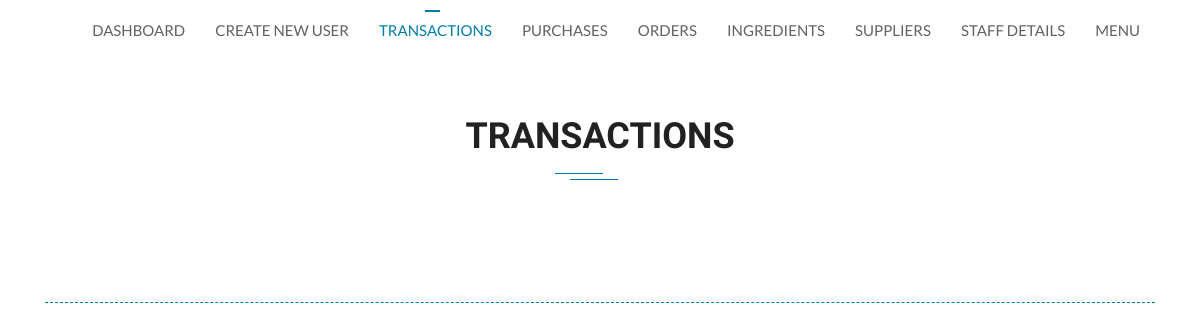
Page /transactions.php on the earlier database version.
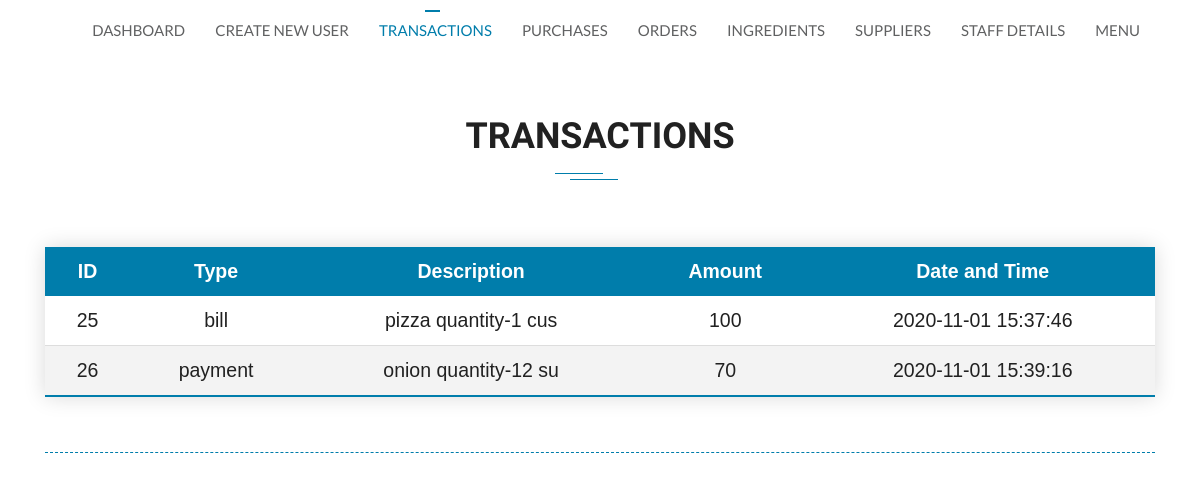
Same page on the later database version.
### tables this page shows
CREATE TABLE `transaction` (
  `t_id` int(11) NOT NULL,
  `t_type` varchar(10) DEFAULT NULL,
  `t_description` varchar(20) DEFAULT NULL,
  `t_amount` int(10) DEFAULT NULL,
  `t_timestamp` timestamp NOT NULL DEFAULT current_timestamp()
);

### transactions.php (the view, shortened to what this page needs)
<?php
include_once ('root.php')
?>
<!DOCTYPE html>
<html lang="en">
    <head>
        <link rel="stylesheet" type="text/css" href="assets/css/bootstrap.min.css">
        <link rel="stylesheet" type="text/css" href="assets/fonts/line-icons.css">
        <link rel="stylesheet" type="text/css" href="assets/css/slicknav.css">
        <link rel="stylesheet" type="text/css" href="assets/css/nivo-lightbox.css">
        <link rel="stylesheet" type="text/css" href="assets/css/animate.css">
        <link rel="stylesheet" type="text/css" href="assets/css/main.css">
        <link rel="stylesheet" type="text/css" href="assets/css/responsive.css">
        <link rel="stylesheet" href="https://cdnjs.cloudflare.com/ajax/libs/font-awesome/4.7.0/css/font-awesome.min.css">
        <link rel="stylesheet" href="https://cdnjs.cloudflare.com/ajax/libs/font-awesome/4.7.0/css/font-awesome.min.css">
    </head>
    <body>
    <header id="header-wrap">
      <nav class="navbar navbar-expand-lg fixed-top scrolling-navbar">
        <div class="container">
          <div class="collapse navbar-collapse" id="main-navbar">
            <ul class="navbar-nav mr-auto w-100 justify-content-end">
              <li class="nav-item">
                <a class="nav-link" href="dashboard.php">Dashboard</a>
              </li>
              <li class="nav-item">
                <a class="nav-link" href="new-user.php">Create new user</a>
              </li>
              <li class="nav-item active">
                <a class="nav-link" href="transactions.php">Transactions</a>
              </li>
              <li class="nav-item">
                <a class="nav-link" href="purchases.php">Purchases</a>
              </li>
              <li class="nav-item">
                <a class="nav-link" href="orders.php">Orders</a>
              </li>
              <li class="nav-item">
                <a class="nav-link" href="ingredients.php">Ingredients</a>
              </li>
              <li class="nav-item">
                <a class="nav-link" href="suppliers.php">Suppliers</a>
              </li>
              <li class="nav-item">
                <a class="nav-link" href="staff.php">Staff details</a>
              </li>
              <li class="nav-item">
                <a class="nav-link" href="menu.php">Menu</a>
              </li>
            </ul>
          </div>
        </div>
      </nav>
    </header>
        <br /><br />
        <section class="section-padding">
            <div class="container">
                <div class="section-title-header text-center">
                    <h1 class="section-title wow fadeInUp" data-wow-delay="0.2s">
                      Transactions
                    </h1>
                </div></br>
            </div>
            <div class="container">
              <table style="width: 100%;" id="transactions" class="styled-table">
                <?php
                $sql2 = "SELECT * FROM transaction";
                if($result = mysqli_query($link,$sql2)){
                    if(mysqli_num_rows($result) > 0){
                ?>
                <thead>
                <tr>
                  <th>ID</th>
                  <th>Type</th>
                  <th>Description</th>
                  <th>Amount</th>
                  <th>Date and Time</th>
                </tr>
                </thead>
                <?php
                      while($row = mysqli_fetch_array($result)){
                        $dname = $row['t_id'];
                        $ddesc = $row['t_type'];
                        $dtype = $row['t_description'];
                        $dprice = $row['t_amount'];
                        $datetime = $row['t_timestamp']
                ?>
                <tr>
                    <td><?php echo $dname; ?></td>
                    <td><?php echo $ddesc; ?></td>
                    <td><?php echo $dtype; ?></td>
                    <td><?php echo $dprice; ?></td>
                    <td><?php echo $datetime; ?></td>
                </tr>
                <?php
                        }
                    }
                }
                ?>
              </table>
              <div class="container-fluid br-line"></div>
            </div>
          </section>
    </body>
  </html>

### assets/css/main.css (style rules this page uses)
html { overflow-x: hidden; }
body { background: #fff; font-size: 15px; font-weight: 400; font-family: "Lato", sans-serif; -webkit-box-sizing: border-box; -moz-box-sizing: border-box; box-sizing: border-box; -webkit-font-smoothing: subpixel-antialiased; color: #212121; line-height: 25px; -webkit-backface-visibility: hidden; backface-visibility: hidden; overflow-x: hidden; }
h1, h2, h3, h4 { font-size: 36px; font-weight: 700; font-family: "Josefin Sans", sans-serif; }
.styled-table { border-collapse: collapse; margin: 25px 0; font-size: 1.3em !important; font-family: sans-serif !important; box-shadow: 0 0 20px rgba(0, 0, 0, 0.15); text-align: center; }
.styled-table thead tr { background-color: #007dab; color: #ffffff; }
.styled-table th, .styled-table td { padding: 12px 15px; }
.styled-table tbody tr { border-bottom: 1px solid #dddddd; }
.styled-table tbody tr:nth-of-type(even) { background-color: #f3f3f3; }
.styled-table tbody tr:last-of-type { border-bottom: 2px solid #007dab; }
a { -webkit-transition: all 0.2s linear; -moz-transition: all 0.2s linear; -o-transition: all 0.2s linear; transition: all 0.2s linear; }
.section-title { font-size: 36px; color: #212121; line-height: 52px; padding-bottom: 20px; font-weight: 700; text-align: center; text-transform: uppercase; position: relative; margin-bottom: 15px; }
.section-title:before { position: absolute; content: ""; left: 15px; bottom: 8px; width: 48px; height: 1px; background-color: #007dab; }
.section-title:after { position: absolute; content: ""; left: 0px; bottom: 2px; width: 48px; height: 1px; background-color: #007dab; }
.section-title:before, .section-title:after { left: 50%; margin-left: -45px; }
.section-title:after { margin-left: -30px; }
.section-padding { padding: 60px 0; }
.navbar-expand-lg .navbar-nav .nav-link { color: #606162; padding: 0 15px; margin-top: 10px; margin-bottom: 10px; line-height: 40px; text-transform: uppercase; background: transparent; -webkit-transition: all 0.3s ease-in-out; -moz-transition: all 0.3s ease-in-out; transition: all 0.3s ease-in-out; position: relative; }
.navbar-expand-lg .navbar-nav .active a:before { -webkit-transform: scale3d(1, 1, 1); -moz-transform: scale3d(1, 1, 1); transform: scale3d(1, 1, 1); -webkit-transition-timing-function: cubic-bezier(0.4, 0, 0.2, 1); -moz-transition-timing-function: cubic-bezier(0.4, 0, 0.2, 1); transition-timing-function: cubic-bezier(0.4, 0, 0.2, 1); -webkit-transition-duration: 0.3s; -moz-transition-duration: 0.3s; transition-duration: 0.3s; }
.navbar { padding: 0; }
.navbar li.active a.nav-link { color: #007dab !important; }
.navbar-nav { display: -webkit-box; display: -ms-flexbox; -webkit-box-orient: vertical; -webkit-box-direction: normal; -ms-flex-direction: column; padding-left: 0; margin-bottom: 0; list-style: none; }
.br-line { border-bottom: 1px dashed #007dab; padding: 20px 0px 10px; }

Differences in the rows shown:
added transaction: t_id "25", t_type "bill", t_description "pizza quantity-1 cus", t_amount "100", t_timestamp "2020-11-01 15:37:46"
added transaction: t_id "26", t_type "payment", t_description "onion quantity-12 su", t_amount "70", t_timestamp "2020-11-01 15:39:16"
Other differences:
text now shown: "ID Type Description Amount Date and Time"
